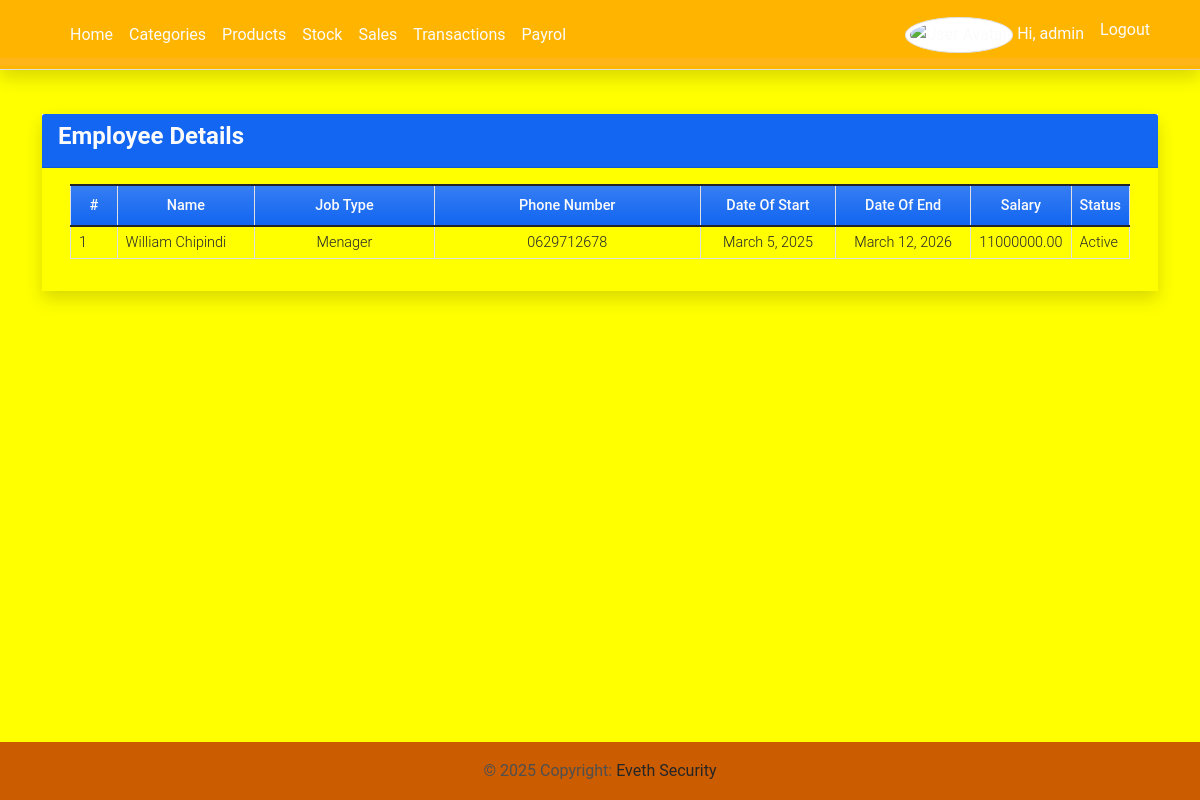
/employee (signed in), run on an earlier commit of the app's database.
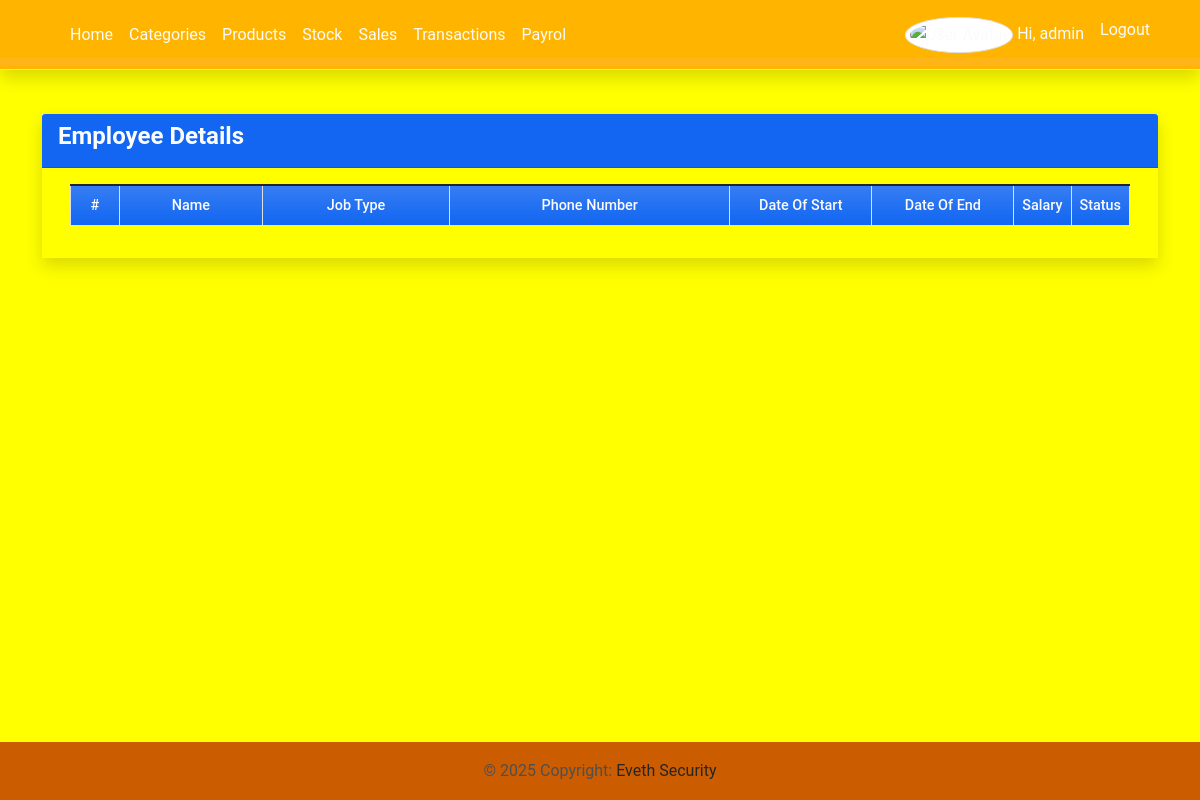
And on a later commit of the database.
### imsApp/models.py (models this page shows, shortened)
class Employee(models.Model):
    EMPLOYMENT_STATUS = [
        ('active', 'Active'),
        ('inactive', 'Inactive'),
        ('terminated', 'Terminated'),
    ]
    first_name = models.CharField(max_length=100)  # Jina la kwanza
    last_name = models.CharField(max_length=100)  # Jina la mwisho
    phone_number = models.CharField(max_length=15, unique=True)  # Namba ya simu
    email = models.EmailField(unique=True)  # Barua pepe
    job_type = models.CharField(max_length=100)  # Cheo / Kazi
    salary = models.DecimalField(max_digits=10, decimal_places=2)  # Mshahara
    date_of_start = models.DateField()  # Tarehe ya kuajiriwa
    date_of_end = models.DateField()  # Tarehe ya kuajiriwa
    status = models.CharField(max_length=10, choices=EMPLOYMENT_STATUS, default='active')  # Hali ya kazi

### imsApp/views.py (the view)
# urls.py: path('employee',views.employee_list,name='employee_list'),
def employee_list(request):
    employees = Employee.objects.all()
    return render(request, 'employee_list.html', {'employees': employees})

### imsApp/templates/employee_list.html (shortened to what this page needs)
{% extends 'base.html' %} {% block pageContent %}
<div class="col-lg-12 col-md-12 col-sm-12 col-xs-12">
    <div class="card card-default rounded-0 shadow ">
        <div class="card-header bg-primary">
            <div class="d-flex w-100 align-items-center justify-content-between">
                <h4 class="card-title fw-bold text-light">Employee Details</h4>
            </div>
        </div>
        <div class="card-body" style="background-color: yellow;">
            <div class="container-fluid">
                <table class="table table-bordered" id="category-list">
                    <colgroup>
                        <col width="5%">
                        <col width="15%">
                        <col width="20%">
                        <col width="30%">
                        <col width="15%">
                        <col width="15%">
                    </colgroup>
                    <thead>
                        <tr class="bg-gradient bg-primary bg-opacity-50 text-light">
                            <th class="px-2 py-2 text-center">#</th>
                            <th class="px-2 py-2 text-center">Name</th>
                            <th class="px-2 py-2 text-center">Job Type</th>
                            <th class="px-2 py-2 text-center">Phone Number</th>
                            <th class="px-2 py-2 text-center">Date Of Start</th>
                            <th class="px-2 py-2 text-center">Date Of End</th>
                            <th class="px-2 py-2 text-center">Salary</th>
                            <th class="px-2 py-2 text-center">Status</th>
                        </tr>
                    </thead>
                    <tbody>
                        {% for employee in employees %}
                        <tr>
                            <td class="px-2 py-1 align-middle">{{ forloop.counter }}</td>
                            <td class="px-2 py-1 align-middle">{{ employee.first_name }} {{ employee.last_name }}</td>
                            <td class="px-2 py-1 align-middle">
                                <p class="m-0 text-center">{{ employee.job_type }}</p>
                            </td>
                            <td class="px-2 py-1 align-middle">
                                <p class="m-0 text-center">{{ employee.phone_number }}</p>
                            </td>
                            <td class="px-2 py-1 align-middle">
                                <p class="m-0 text-center">{{ employee.date_of_start }}</p>
                            </td>
                            <td class="px-2 py-1 align-middle">
                                <p class="m-0 text-center">{{ employee.date_of_end }}</p>
                            </td>
                            <td class="px-2 py-1 align-middle">
                                <p class="m-0 text-center">{{ employee.salary }}</p>
                            </td>
                            <td class="px-2 py-1 align-middle">
                                <p class="m-0 text-truncate">{{ employee.get_status_display}}</p>
                            </td>
                        </tr>
                        {% endfor %}
                    </tbody>
                </table>
            </div>
        </div>
    </div>
</div>
{% endblock pageContent %}

What changed in the data, as far as the page shows it:
removed Employee: first_name "William", last_name "Chipindi", job_type "Menager", phone_number "0629712678", date_of_start "March 5, 2025", date_of_end "March 12, 2026", salary "11000000.00", status "Active"
